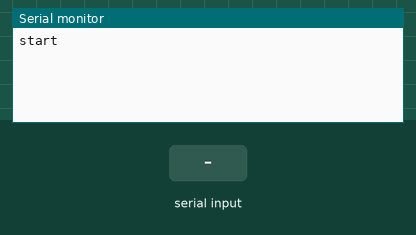
Bench run of a sketch on a simulated Arduino Uno, built with avr-gcc and run on an emulated ATmega328P. Parts: the last lines printed to the serial monitor. The inputs (shaded band) are chosen by the test bench.

Above: at 1.2 s.
1.3 s: "1" received over Serial
At 3.2 s:
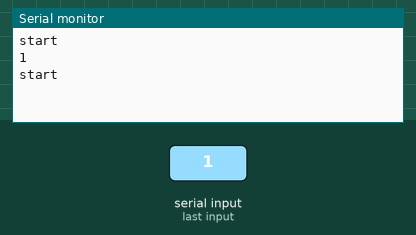
3.8 s: "0" received over Serial
At 5.2 s:
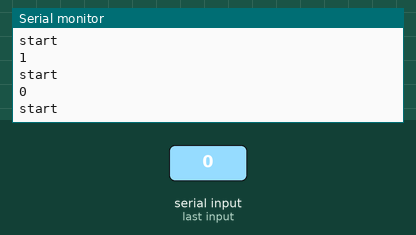
5.3 s: "2" received over Serial
At 7.4 s:
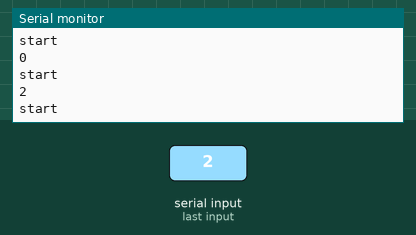

The sketch:

transmisi.ino
```cpp
int i;
String math;
String ini [10] = {};

void setup() {
  Serial.begin(9600);

}

void loop() {
  Serial.println("start");
  while (Serial.available() == 0) {}
  math = Serial.readString();

  for(i=0; i<=11; i++){
      Serial.println(math.substring(i));
//    ini [i] = math;
//    Serial.println(ini [i]);
  }
}
```

Measured:
- after the input at 1.3 s, the serial monitor: prints a new line after 1.0 s (image 1)
- after the input at 3.8 s, the serial monitor: prints a new line after 1.0 s (image 2)
- after the input at 5.3 s, the serial monitor: prints a new line after 1.0 s (image 3)
